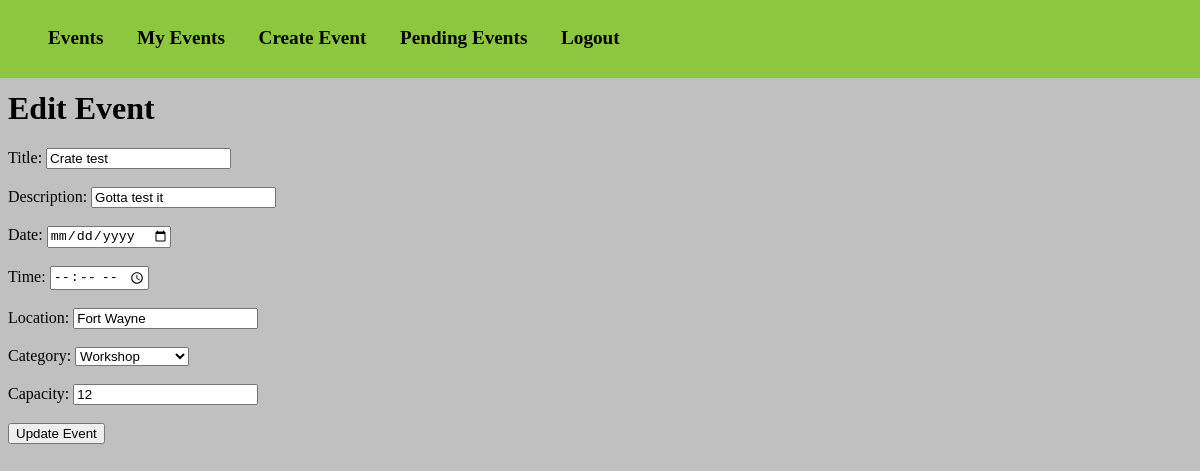
The page /edit/2/ (signed in) on the database as committed earlier.
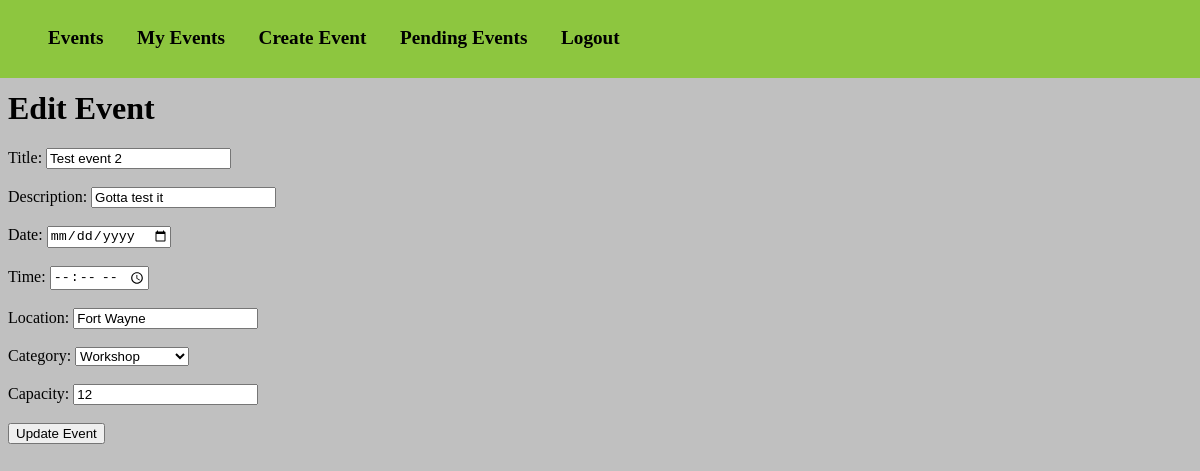
The same page on the database as committed later.
### eventmanagment/models.py (models this page shows, shortened)
class Event(models.Model):
    CATEGORY_CHOICES = [
        ('meeting', 'Meeting'),
        ('workshop', 'Workshop'),
        ('activity', 'Student Activity'),
        ('conference', 'Conference'),
        ('', 'Seminar'),
        ('other', 'Other'),
    ]
    STATUS_CHOICES = [
        ('pending', 'Pending'),
        ('approved', 'Approved'),
        ('rejected', 'Rejected'),
        ('cancelled', 'Cancelled'),
    ]
    title = models.CharField(max_length=255)
    description = models.TextField()
    date = models.DateField()
    time = models.TimeField()
    location = models.CharField(max_length=255)
    category = models.CharField(max_length=20, choices=CATEGORY_CHOICES)
    organizer = models.CharField(max_length=255)
    capacity = models.IntegerField()
    status = models.CharField(max_length=10, choices=STATUS_CHOICES, default='pending')
    created_at = models.DateTimeField(auto_now_add=True)
    updated_at = models.DateTimeField(auto_now=True)

### eventmanagment/views.py (the view)
# urls.py: path('edit/<int:id>/', views.edit, name='edit'),
def edit(request, id):
    if 'user_id' not in request.session:
        return redirect('login')
    event = Event.objects.get(id=id)
    user = User.objects.get(id=request.session.get('user_id'))
    if user.role not in ['staff', 'admin']:
        return HttpResponse("Unauthorized", status=403)
    template = loader.get_template('edit.html')
    context = {
        'event': event,
        'role': user.role,
    }
    return HttpResponse(template.render(context, request))

### eventmanagment/templates/edit.html (shortened to what this page needs)
{% extends "master.html" %}
{% block content %}
    <h1>Edit Event</h1>
    <form method="post" action="{% url 'edit_event' event_id=event.id %}">
    <label for="title">Title:</label>
    <input type="text" id="title" name="title" value="{{ event.title }}" required><br><br>
    <label for="description">Description:</label>
    <input type="text" id="description" name="description" value="{{ event.description }}" required><br><br>
    <label for="date">Date:</label>
    <input type="date" id="date" name="date" value="{{ event.date }}" required><br><br>
    <label for="time">Time:</label>
    <input type="time" id="time" name="time" value="{{ event.time }}" required><br><br>
    <label for="location">Location:</label>
    <input type="text" id="location" name="location" value="{{ event.location }}" required><br><br>
    <label for="category">Category:</label>
    <select id="category" name="category" required>
        <option value="workshop">Workshop</option>
    </select><br><br>
    <label for="capacity">Capacity:</label>
    <input type="number" id="capacity" name="capacity" value="{{ event.capacity }}" required><br><br>
    <input type="submit" value="Update Event">
    </form>
{% endblock %}

Rows that differ between the two databases and show on the page:
changed Event "Gotta test it": title "Crate test" → "Test event 2"
